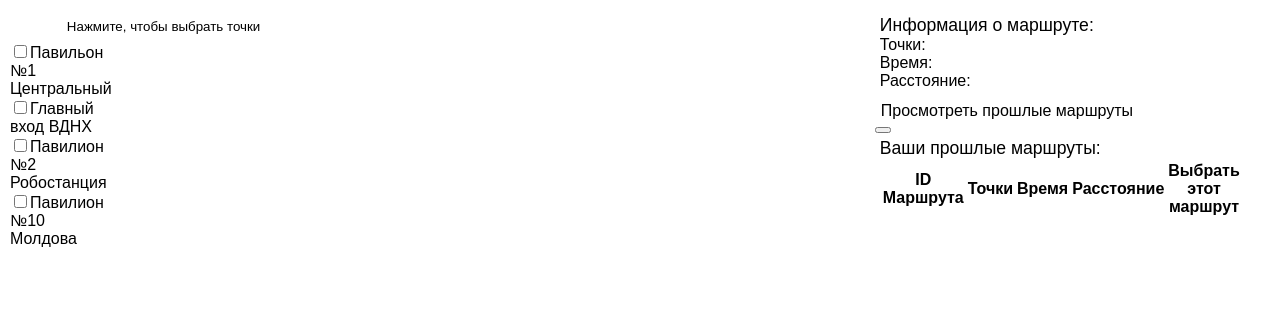
Before: / with the older database file.
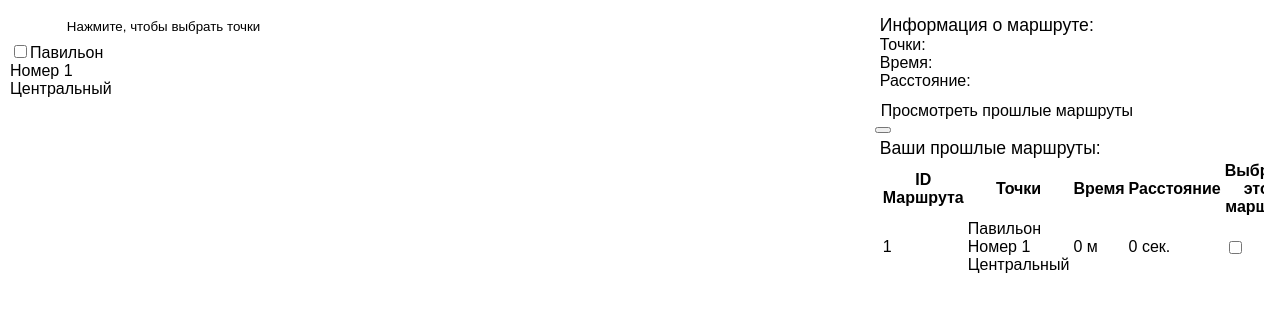
After: the same page with the newer database file.
### app/models.py (models this page shows)
class Place(models.Model):
    coordinates = models.CharField(max_length=100)
    name = models.CharField(max_length=100)
    placetype = models.CharField(max_length=100)

class History(models.Model):
    points = models.CharField(max_length=1000)
    time = models.CharField(max_length=200)
    distance = models.CharField(max_length=200)

### app/views.py (the view)
# urls.py: path('', views.index_page, name='home'),
def index_page(request):
    places = Place.objects.all()
    history = History.objects.all()
    content['places'] = [place for place in places]
    content['items'] = history
    return render(request, 'index.html', content)

### app/templates/index.html (shortened to what this page needs)
<!DOCTYPE HTML PUBLIC "-//W3C//DTD HTML 4.01 Transitional//EN"
        "http://www.w3.org/TR/html4/loose.dtd">
<html>
<head>
    <link rel="stylesheet" href="https://cdn.jsdelivr.net/npm/uikit@3.15.24/dist/css/uikit.min.css" />
</head>
<body>
<div id="map" style="position: relative;">
    <div class="menu">
        <div style="width: 30%">
            <div>
                <button href="#" style="background-color: white; border-radius: 0.5em; width: 90%; height: 4vh; border: 0px;">Нажмите, чтобы выбрать точки</button>
                <div id="options" class="uk-dropbar uk-dropbar-top uk-flex-column" uk-drop=" mode: click" style="width:30%; height: 60vh">
                    {% for place in places %}
                        <label style="display: block; font-size: 1em"><input class="Check" type="checkbox">{{ place.name }}</label>
                    {% endfor %}
                </div>
            </div>
        </div>
    </div>
    <div style="position: absolute; right: 10px; top: 10px; z-index: 2; width: 30%;">
        <div style="background-color: white; border-radius: 0.5em; width: 100%">
            <div style="margin: 5px">
                <p style = "font-size: 1.1em;">Информация о маршруте:</p>
                <div class="uk-flex">
                    <p style="margin-right: 1%">Точки: </p> <p id="marks"></p>
                </div>
                <div class="uk-flex">
                    <p style="margin-right: 1%">Время: </p> <p id="time_html"></p>
                </div>
                <div class="uk-flex">
                    <p style="margin-right: 1%">Расстояние: </p> <p id="distance_html"></p>
                </div>
            </div>
        </div>
        <button style="background-color: white; border: 0; border-radius: 0.5em; font-size: 1em; height: 4vh" type="button" uk-toggle="target: #modal-close-default">Просмотреть прошлые маршруты</button>
        <div id="modal-close-default" uk-modal>
            <div class="uk-modal-dialog uk-modal-body" style="width: 80%;">
                <button class="uk-modal-close-default" type="button" uk-close></button>
                <div style="margin: 5px">
                    <p style="font-size: 1.1em;">Ваши прошлые маршруты:</p>
                    <table class="uk-table uk-table-justify uk-table-divider">
                        <thead>
                            <tr>
                                <th class="uk-width-small">ID Маршрута</th>
                                <th>Точки</th>
                                <th>Время</th>
                                <th>Расстояние</th>
                                <th>Выбрать этот маршрут</th>
                            </tr>
                        </thead>
                        <tbody>
                            {% for item in items %}
                            <tr>
                                <td>{{item.id}}</td>
                                <td>{{item.points}}</td>
                                <td>{{item.time}}</td>
                                <td>{{item.distance}}</td>
                                <td><input class="oldRoutes" type="checkbox"></td>
                            </tr>
                            {% endfor %}
                        </tbody>
                    </table>
                </div>
            </div>
        </div>
    </div>
</div>
</body>
</html>

### app/templates/index.html (style rules this page uses)
html, body { width: 100%; padding: 0; margin: 0; font-family: Arial; }
#map { width: 100%; height: 100vh; }
.menu { position: absolute; z-index: 2; left: 10px; top: 10px; width: 90%; }
p { margin: 0; color: black }

Changed rows visible on the page:
removed Place: name "Павильон №1 Центральный"
removed Place: name "Павилион №2 Робостанция"
removed Place: name "Павилион №10 Молдова"
changed Place: name "Главный вход ВДНХ" → "Павильон Номер 1 Центральный"
added History: id "1", points "Павильон Номер 1 Центральный", time "0 м", distance "0 сек."
